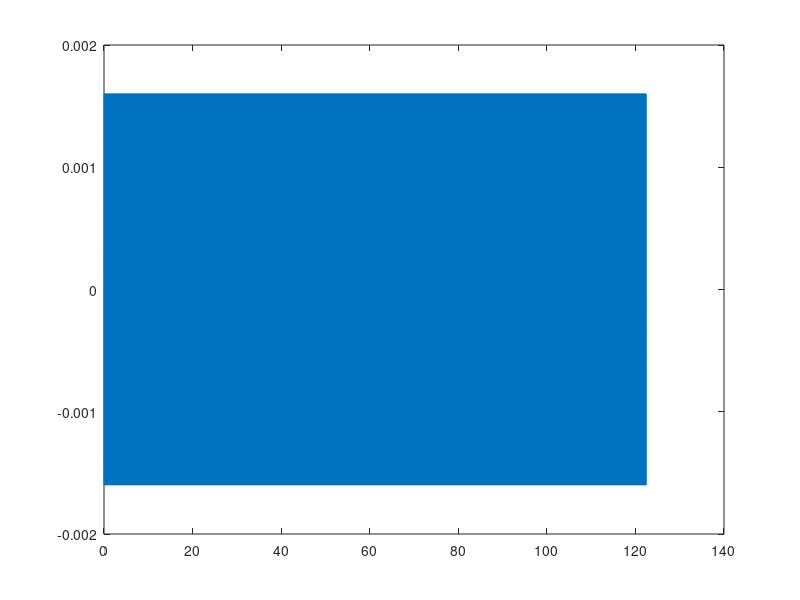
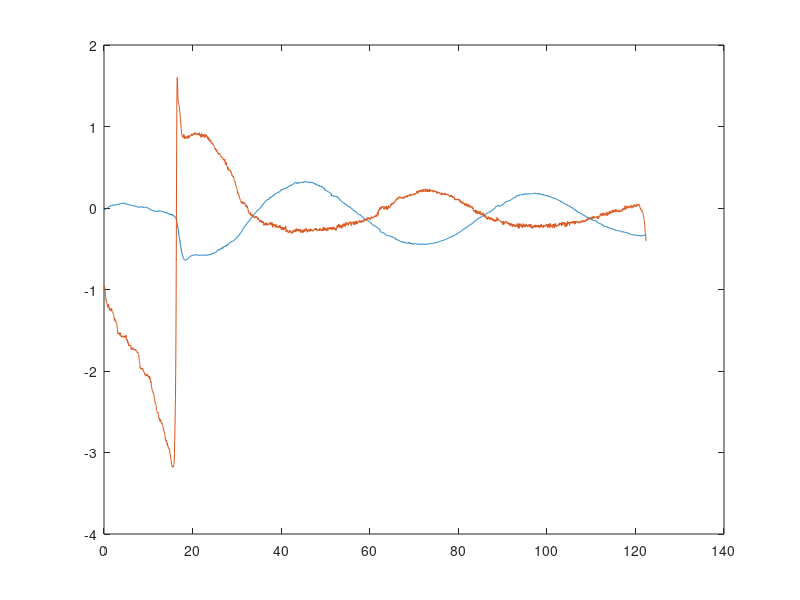

Here is the MATLAB script that generated these plots, in order: (Note: this script raises an error after producing the figures.)
close all;
load('Phugoid.mat', '-mat')
% load("Roll-Subs.mat")
% load("Dutch-Roll.mat")
% load("SPPO.mat")
% load('Spiral.mat')
% load('SPPO_deltae_to_theta.mat')

s = tf('s');
% num_tf = tf(1, 1);


long_poles = [
                1.836*exp(1j*(pi - acos(0.441))),
                1.836*exp(1j*(pi + acos(0.441))),
                0.123*exp(1j*(pi + acos(0.066))),
                0.123*exp(1j*(pi - acos(0.066))),
             ];

lat_poles = [
                -1/0.2495,
                1.519*exp(1j*(pi + acos(0.15))),
                1.519*exp(1j*(pi - acos(0.15))),
                1/42.6,
             ];

% figure
% plot(long_poles, "x")
% hold on;
% plot(lat_poles, "x")

long_num = tf(1, real(poly(long_poles)));
lat_num  = tf(1, real(poly(lat_poles)));

q = Nz;
tp = Time;
ele = Elevator;

start = 15.6;
% start = ;

% q = q(tp>start);
% ele= ele(tp>start);
% t = tp(tp>start);

q =q(:) - mean(q(tp<start));
ele = ele(:) - mean(ele(tp>start));
t = tp;
ndat = length(t);
delt = (t(ndat)-t(1))/(ndat-1);
dterrs = diff(t)/delt - 1;

figure
plot(t(2:end), dterrs)

figure
plot(t, q)
hold on;
plot(t, ele)

%%

[omega,xfun] = xfer(tp, ele, q);
[coef, xfit] = fitxf(omega, xfun, real(poly(long_poles)), 1, 4);

% coef = coef(1:end-1);
num_tf = tf(real(coef), 1);

figure
subplot(2, 1, 1);
semilogy(omega, abs(xfun))
hold on
semilogy(omega, abs(xfit))
% xlim([0, 100])

subplot(2, 1, 2);
plot(omega, angle(xfun))
hold on
plot(omega, angle(xfit))
% xlim([0, 100])


% num = [1.133, 0.6522, 0.01197];
% EtoAlpha = tf(coef, [1, 1.052, 1.768, 0.01714, 0.01419]);
% EtoAlpha747 = tf(num, [1, 1.052, 1.768, 0.01714, 0.01419]);

% figure
% step(EtoAlpha)
% step(EtoAlpha747)



% EtoQ = s*num_tf * long_num;
EtoQ = num_tf * long_num;

pole(EtoQ)
zero(EtoQ)

%%
% figure
% [y, time] = step(EtoQ);
% subplot(2, 1, 1);
% plot(time, abs(y))
% subplot(2, 1, 2);
% plot(time, angle(y))

% figure
% bode(EtoQ)tf(1, real(poly(long_poles)), 1);

% figure
% step(EtoQ)

figure
% 
% fixed_ele = Elevator - mean(Elevator(Time < start));
[yy, tt] = lsim(EtoQ, ele, tp);
[n, ~] = size(yy);
plot(tt(1:n-1, 1), yy(1:n-1, 1))

hold on
plot(tp, ele)
hold on
plot(tp, q)
hold on

figure
rlocus(-EtoQ);




